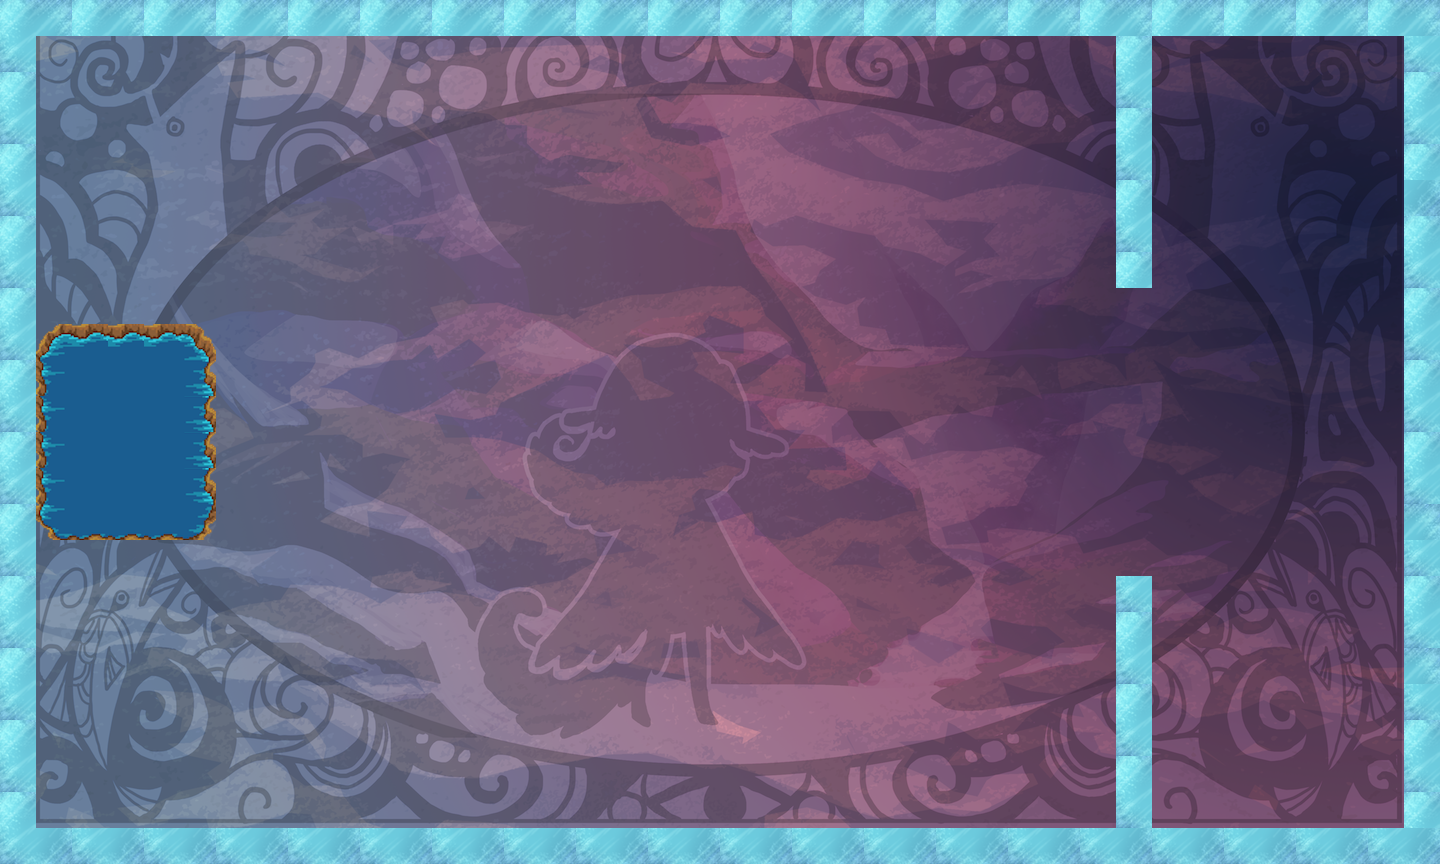

The image is a tile-based game level rendered from a .tmx file. Its description and source (layers, tilesets, objects; grid data summarised) follow:
An orthogonal 40x24 tile map with 36x36 px tiles, 2 tile layers (bg, tiles), 5 tilesets.

<map version="1.0" orientation="orthogonal" width="40" height="24" tilewidth="36" tileheight="36">
 <properties>
  <property name="itemGoal" value="0" />
  <property name="itemSize" value="0" />
  <property name="moveObj" value="0" />
  <property name="playerLocation" value="!json! {&quot;x&quot;: 20, &quot;y&quot;:12 }" />
  <property name="tutorial" value="false" />
 </properties>
 <tileset firstgid="1" name="bg" tilewidth="1440" tileheight="864">
  <tileoffset x="-720" y="432" />
  <image source="../../../art/bg.png" width="1440" height="864" />
 </tileset>
 <tileset firstgid="2" name="redWall" tilewidth="36" tileheight="36">
  <image source="../../../art/redWall.png" width="72" height="72" />
  <tile id="0">
   <properties>
    <property name="bodyType" value="static" />
    <property name="collType" value="solid" />
    <property name="func" value="redWallCollision" />
    <property name="name" value="redWall" />
    <property name="physics:bounce" value="0" />
    <property name="physics:enabled" value="true" />
   </properties>
  </tile>
  <tile id="1">
   <properties>
    <property name="bodyType" value="static" />
    <property name="collType" value="solid" />
    <property name="func" value="redWallCollision" />
    <property name="name" value="redWall" />
    <property name="physics:bounce" value="0" />
    <property name="physics:enabled" value="true" />
   </properties>
  </tile>
  <tile id="2">
   <properties>
    <property name="bodyType" value="static" />
    <property name="collType" value="solid" />
    <property name="func" value="redWallCollision" />
    <property name="name" value="redWall" />
    <property name="physics:bounce" value="0" />
    <property name="physics:enabled" value="true" />
   </properties>
  </tile>
  <tile id="3">
   <properties>
    <property name="bodyType" value="static" />
    <property name="collType" value="solid" />
    <property name="func" value="redWallCollision" />
    <property name="name" value="redWall" />
    <property name="physics:bounce" value="0" />
    <property name="physics:enabled" value="true" />
   </properties>
  </tile>
 </tileset>
 <tileset firstgid="6" name="blueWall" tilewidth="36" tileheight="36">
  <image source="../../../art/blueWall.png" width="72" height="72" />
  <tile id="0">
   <properties>
    <property name="bodyType" value="static" />
    <property name="collType" value="wall" />
    <property name="func" value="blueWallCollision" />
    <property name="name" value="blueWall" />
    <property name="physics:bounce" value="0" />
    <property name="physics:enabled" value="true" />
   </properties>
  </tile>
  <tile id="1">
   <properties>
    <property name="bodyType" value="static" />
    <property name="collType" value="wall" />
    <property name="func" value="blueWallCollision" />
    <property name="name" value="blueWall" />
    <property name="physics:bounce" value="0" />
    <property name="physics:enabled" value="true" />
   </properties>
  </tile>
  <tile id="2">
   <properties>
    <property name="bodyType" value="static" />
    <property name="collType" value="wall" />
    <property name="func" value="blueWallCollision" />
    <property name="name" value="blueWall" />
    <property name="physics:bounce" value="0" />
    <property name="physics:enabled" value="true" />
   </properties>
  </tile>
  <tile id="3">
   <properties>
    <property name="bodyType" value="static" />
    <property name="collType" value="wall" />
    <property name="func" value="blueWallCollision" />
    <property name="name" value="blueWall" />
    <property name="physics:bounce" value="0" />
    <property name="physics:enabled" value="true" />
   </properties>
  </tile>
 </tileset>
 <tileset firstgid="10" name="greenWall" tilewidth="36" tileheight="36">
  <image source="../../../art/greenWall.png" width="72" height="72" />
  <tile id="0">
   <properties>
    <property name="bodyType" value="static" />
    <property name="collType" value="solid" />
    <property name="func" value="greenWallCollision" />
    <property name="name" value="greenWall" />
    <property name="physics:bounce" value="0" />
    <property name="physics:enabled" value="static" />
   </properties>
  </tile>
  <tile id="1">
   <properties>
    <property name="bodyType" value="static" />
    <property name="collType" value="solid" />
    <property name="func" value="greenWallCollision" />
    <property name="name" value="greenWall" />
    <property name="physics:bounce" value="0" />
    <property name="physics:enabled" value="true" />
   </properties>
  </tile>
  <tile id="2">
   <properties>
    <property name="bodyType" value="static" />
    <property name="collType" value="solid" />
    <property name="func" value="greenWallCollision" />
    <property name="name" value="greenWall" />
    <property name="physics:bounce" value="0" />
    <property name="physics:enabled" value="true" />
   </properties>
  </tile>
  <tile id="3">
   <properties>
    <property name="bodyType" value="static" />
    <property name="collType" value="solid" />
    <property name="func" value="greenWallCollision" />
    <property name="name" value="greenWall" />
    <property name="physics:bounce" value="0" />
    <property name="physics:enabled" value="true" />
   </properties>
  </tile>
 </tileset>
 <tileset firstgid="14" name="water" tilewidth="36" tileheight="36">
  <image source="../../../art/wateTileSet.png" width="108" height="108" />
  <tile id="0">
   <properties>
    <property name="bodyType" value="static" />
    <property name="collType" value="passThru" />
    <property name="func" value="waterCollision" />
    <property name="name" value="water" />
    <property name="physics:enabled" value="true" />
   </properties>
  </tile>
  <tile id="2">
   <properties>
    <property name="bodyType" value="static" />
    <property name="collType" value="passThru" />
    <property name="func" value="waterCollision" />
    <property name="name" value="water" />
    <property name="physics:enabled" value="true" />
   </properties>
  </tile>
  <tile id="3">
   <properties>
    <property name="bodyType" value="static" />
    <property name="collType" value="passThru" />
    <property name="func" value="waterCollision" />
    <property name="name" value="water" />
    <property name="physics:enabled" value="true" />
   </properties>
  </tile>
  <tile id="4">
   <properties>
    <property name="bodyType" value="static" />
    <property name="collType" value="passThru" />
    <property name="func" value="waterCollision" />
    <property name="name" value="water" />
    <property name="physics:bounce" value="0" />
    <property name="physics:enabled" value="true" />
   </properties>
  </tile>
  <tile id="5">
   <properties>
    <property name="bodyType" value="static" />
    <property name="collType" value="passThru" />
    <property name="func" value="waterCollision" />
    <property name="name" value="water" />
    <property name="physics:enabled" value="true" />
   </properties>
  </tile>
  <tile id="6">
   <properties>
    <property name="bodyType" value="static" />
    <property name="collType" value="passThru" />
    <property name="func" value="waterCollision" />
    <property name="name" value="water" />
    <property name="physics:enabled" value="true" />
   </properties>
  </tile>
  <tile id="7">
   <properties>
    <property name="bodyType" value="static" />
    <property name="collType" value="passThru" />
    <property name="func" value="waterCollision" />
    <property name="name" value="water" />
    <property name="physics:enabled" value="true" />
   </properties>
  </tile>
  <tile id="8">
   <properties>
    <property name="bodyType" value="static" />
    <property name="collType" value="passThru" />
    <property name="func" value="waterCollision" />
    <property name="name" value="water" />
    <property name="physics:enabled" value="true" />
   </properties>
  </tile>
 </tileset>
 <layer name="bg" width="40" height="24">
  <data>[960 cells, 1 non-empty, 1 distinct tile ids]</data>
 </layer>
 <layer name="tiles" width="40" height="24">
  <data>[960 cells, 168 non-empty, 13 distinct tile ids]</data>
 </layer>
</map>
